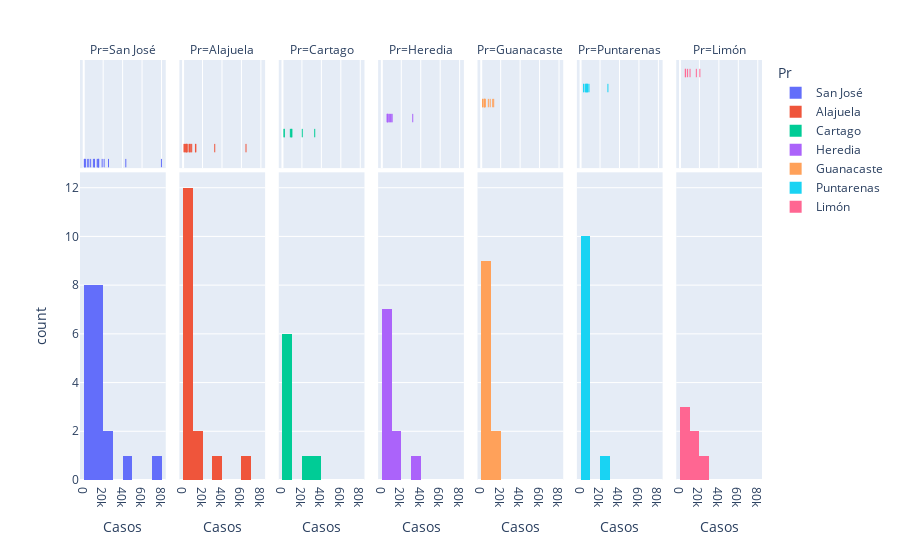

This figure's notebook cell:
### Markdown cell above
Los *facets* permiten generar subgráficos con base en una variable y así comparar los datos para cada valor de la variable.

### Code cell
# Facets por provincia
px.histogram(covid_cantonal_positivos, 
             x="positivos", 
             nbins=8,
             marginal="rug",
             color="provincia",
             facet_col="provincia", # se generan facets por provincia
             labels={"positivos": "Casos", "provincia": "Pr"})

### Figure 1 — Plotly figure (JSON) as saved in the notebook; plotly's stock layout.template omitted (floating-point values rounded to 4 significant figures)
{"data": [{"alignmentgroup": "True", "bingroup": "x", "hovertemplate": "Pr=San José<br>Casos=%{x}<br>count=%{y}<extra></extra>", "legendgroup": "San José", "marker": {"color": "#636efa", "pattern": {"shape": ""}}, "name": "San José", "nbinsx": 8, "offsetgroup": "San José", "orientation": "v", "showlegend": true, "type": "histogram", "x": [4104, 18973, 10880, 14518, 43283, 834, 15134, 25497, 1339, 9987, 7132, 11042, 20987, 5226, 79939, 15398, 1958, 15261, 592, 13885], "xaxis": "x", "yaxis": "y"}, {"alignmentgroup": "True", "boxpoints": "all", "fillcolor": "rgba(255,255,255,0)", "hoveron": "points", "hovertemplate": "Pr=San José<br>Casos=%{x}<extra></extra>", "jitter": 0, "legendgroup": "San José", "line": {"color": "rgba(255,255,255,0)"}, "marker": {"color": "#636efa", "symbol": "line-ns-open"}, "name": "San José", "offsetgroup": "San José", "showlegend": false, "type": "box", "x": [4104, 18973, 10880, 14518, 43283, 834, 15134, 25497, 1339, 9987, 7132, 11042, 20987, 5226, 79939, 15398, 1958, 15261, 592, 13885], "xaxis": "x8", "yaxis": "y8"}, {"alignmentgroup": "True", "bingroup": "x", "hovertemplate": "Pr=Alajuela<br>Casos=%{x}<br>count=%{y}<extra></extra>", "legendgroup": "Alajuela", "marker": {"color": "#EF553B", "pattern": {"shape": ""}}, "name": "Alajuela", "nbinsx": 8, "offsetgroup": "Alajuela", "orientation": "v", "showlegend": true, "type": "histogram", "x": [64702, 6078, 13161, 3112, 3604, 8865, 4249, 8078, 6595, 1521, 32552, 926, 12730, 3755, 7257, 2569], "xaxis": "x2", "yaxis": "y2"}, {"alignmentgroup": "True", "boxpoints": "all", "fillcolor": "rgba(255,255,255,0)", "hoveron": "points", "hovertemplate": "Pr=Alajuela<br>Casos=%{x}<extra></extra>", "jitter": 0, "legendgroup": "Alajuela", "line": {"color": "rgba(255,255,255,0)"}, "marker": {"color": "#EF553B", "symbol": "line-ns-open"}, "name": "Alajuela", "offsetgroup": "Alajuela", "showlegend": false, "type": "box", "x": [64702, 6078, 13161, 3112, 3604, 8865, 4249, 8078, 6595, 1521, 32552, 926, 12730, 3755, 7257, 2569], "xaxis": "x9", "yaxis": "y9"}, {"alignmentgroup": "True", "bingroup": "x", "hovertemplate": "Pr=Cartago<br>Casos=%{x}<br>count=%{y}<extra></extra>", "legendgroup": "Cartago", "marker": {"color": "#00cc96", "pattern": {"shape": ""}}, "name": "Cartago", "nbinsx": 8, "offsetgroup": "Cartago", "orientation": "v", "showlegend": true, "type": "histogram", "x": [1835, 33168, 9620, 1609, 20370, 9425, 8799, 8107], "xaxis": "x3", "yaxis": "y3"}, {"alignmentgroup": "True", "boxpoints": "all", "fillcolor": "rgba(255,255,255,0)", "hoveron": "points", "hovertemplate": "Pr=Cartago<br>Casos=%{x}<extra></extra>", "jitter": 0, "legendgroup": "Cartago", "line": {"color": "rgba(255,255,255,0)"}, "marker": {"color": "#00cc96", "symbol": "line-ns-open"}, "name": "Cartago", "offsetgroup": "Cartago", "showlegend": false, "type": "box", "x": [1835, 33168, 9620, 1609, 20370, 9425, 8799, 8107], "xaxis": "x10", "yaxis": "y10"}, {"alignmentgroup": "True", "bingroup": "x", "hovertemplate": "Pr=Heredia<br>Casos=%{x}<br>count=%{y}<extra></extra>", "legendgroup": "Heredia", "marker": {"color": "#ab63fa", "pattern": {"shape": ""}}, "name": "Heredia", "nbinsx": 8, "offsetgroup": "Heredia", "orientation": "v", "showlegend": true, "type": "histogram", "x": [8831, 5976, 5841, 31775, 5346, 6483, 10362, 8255, 10378, 7519], "xaxis": "x4", "yaxis": "y4"}, {"alignmentgroup": "True", "boxpoints": "all", "fillcolor": "rgba(255,255,255,0)", "hoveron": "points", "hovertemplate": "Pr=Heredia<br>Casos=%{x}<extra></extra>", "jitter": 0, "legendgroup": "Heredia", "line": {"color": "rgba(255,255,255,0)"}, "marker": {"color": "#ab63fa", "symbol": "line-ns-open"}, "name": "Heredia", "offsetgroup": "Heredia", "showlegend": false, "type": "box", "x": [8831, 5976, 5841, 31775, 5346, 6483, 10362, 8255, 10378, 7519], "xaxis": "x11", "yaxis": "y11"}, {"alignmentgroup": "True", "bingroup": "x", "hovertemplate": "Pr=Guanacaste<br>Casos=%{x}<br>count=%{y}<extra></extra>", "legendgroup": "Guanacaste", "marker": {"color": "#FFA15A", "pattern": {"shape": ""}}, "name": "Guanacaste", "nbinsx": 8, "offsetgroup": "Guanacaste", "orientation": "v", "showlegend": true, "type": "histogram", "x": [3314, 3220, 4135, 7320, 1310, 3875, 12834, 1530, 9235, 11839, 2858], "xaxis": "x5", "yaxis": "y5"}, {"alignmentgroup": "True", "boxpoints": "all", "fillcolor": "rgba(255,255,255,0)", "hoveron": "points", "hovertemplate": "Pr=Guanacaste<br>Casos=%{x}<extra></extra>", "jitter": 0, "legendgroup": "Guanacaste", "line": {"color": "rgba(255,255,255,0)"}, "marker": {"color": "#FFA15A", "symbol": "line-ns-open"}, "name": "Guanacaste", "offsetgroup": "Guanacaste", "showlegend": false, "type": "box", "x": [3314, 3220, 4135, 7320, 1310, 3875, 12834, 1530, 9235, 11839, 2858], "xaxis": "x12", "yaxis": "y12"}, {"alignmentgroup": "True", "bingroup": "x", "hovertemplate": "Pr=Puntarenas<br>Casos=%{x}<br>count=%{y}<extra></extra>", "legendgroup": "Puntarenas", "marker": {"color": "#19d3f3", "pattern": {"shape": ""}}, "name": "Puntarenas", "nbinsx": 8, "offsetgroup": "Puntarenas", "orientation": "v", "showlegend": true, "type": "histogram", "x": [5348, 8645, 5410, 7493, 6487, 6276, 3107, 5527, 3397, 28090, 7158], "xaxis": "x6", "yaxis": "y6"}, {"alignmentgroup": "True", "boxpoints": "all", "fillcolor": "rgba(255,255,255,0)", "hoveron": "points", "hovertemplate": "Pr=Puntarenas<br>Casos=%{x}<extra></extra>", "jitter": 0, "legendgroup": "Puntarenas", "line": {"color": "rgba(255,255,255,0)"}, "marker": {"color": "#19d3f3", "symbol": "line-ns-open"}, "name": "Puntarenas", "offsetgroup": "Puntarenas", "showlegend": false, "type": "box", "x": [5348, 8645, 5410, 7493, 6487, 6276, 3107, 5527, 3397, 28090, 7158], "xaxis": "x13", "yaxis": "y13"}, {"alignmentgroup": "True", "bingroup": "x", "hovertemplate": "Pr=Limón<br>Casos=%{x}<br>count=%{y}<extra></extra>", "legendgroup": "Limón", "marker": {"color": "#FF6692", "pattern": {"shape": ""}}, "name": "Limón", "nbinsx": 8, "offsetgroup": "Limón", "orientation": "v", "showlegend": true, "type": "histogram", "x": [7842, 16822, 5822, 20449, 10349, 5468], "xaxis": "x7", "yaxis": "y7"}, {"alignmentgroup": "True", "boxpoints": "all", "fillcolor": "rgba(255,255,255,0)", "hoveron": "points", "hovertemplate": "Pr=Limón<br>Casos=%{x}<extra></extra>", "jitter": 0, "legendgroup": "Limón", "line": {"color": "rgba(255,255,255,0)"}, "marker": {"color": "#FF6692", "symbol": "line-ns-open"}, "name": "Limón", "offsetgroup": "Limón", "showlegend": false, "type": "box", "x": [7842, 16822, 5822, 20449, 10349, 5468], "xaxis": "x14", "yaxis": "y14"}], "layout": {"annotations": [{"font": {}, "showarrow": false, "text": "Pr=San José", "x": 0.06286, "xanchor": "center", "xref": "paper", "y": 1, "yanchor": "bottom", "yref": "paper"}, {"font": {}, "showarrow": false, "text": "Pr=Alajuela", "x": 0.2086, "xanchor": "center", "xref": "paper", "y": 1, "yanchor": "bottom", "yref": "paper"}, {"font": {}, "showarrow": false, "text": "Pr=Cartago", "x": 0.3543, "xanchor": "center", "xref": "paper", "y": 1, "yanchor": "bottom", "yref": "paper"}, {"font": {}, "showarrow": false, "text": "Pr=Heredia", "x": 0.5, "xanchor": "center", "xref": "paper", "y": 1, "yanchor": "bottom", "yref": "paper"}, {"font": {}, "showarrow": false, "text": "Pr=Guanacaste", "x": 0.6457, "xanchor": "center", "xref": "paper", "y": 1, "yanchor": "bottom", "yref": "paper"}, {"font": {}, "showarrow": false, "text": "Pr=Puntarenas", "x": 0.7914, "xanchor": "center", "xref": "paper", "y": 1, "yanchor": "bottom", "yref": "paper"}, {"font": {}, "showarrow": false, "text": "Pr=Limón", "x": 0.9371, "xanchor": "center", "xref": "paper", "y": 1, "yanchor": "bottom", "yref": "paper"}], "barmode": "relative", "legend": {"title": {"text": "Pr"}, "tracegroupgap": 0}, "margin": {"t": 60}, "xaxis": {"anchor": "y", "domain": [0, 0.1257], "title": {"text": "Casos"}}, "xaxis10": {"anchor": "y10", "domain": [0.2914, 0.4171], "matches": "x", "showgrid": true, "showticklabels": false}, "xaxis11": {"anchor": "y11", "domain": [0.4371, 0.5629], "matches": "x", "showgrid": true, "showticklabels": false}, "xaxis12": {"anchor": "y12", "domain": [0.5829, 0.7086], "matches": "x", "showgrid": true, "showticklabels": false}, "xaxis13": {"anchor": "y13", "domain": [0.7286, 0.8543], "matches": "x", "showgrid": true, "showticklabels": false}, "xaxis14": {"anchor": "y14", "domain": [0.8743, 1.0], "matches": "x", "showgrid": true, "showticklabels": false}, "xaxis2": {"anchor": "y2", "domain": [0.1457, 0.2714], "matches": "x", "title": {"text": "Casos"}}, "xaxis3": {"anchor": "y3", "domain": [0.2914, 0.4171], "matches": "x", "title": {"text": "Casos"}}, "xaxis4": {"anchor": "y4", "domain": [0.4371, 0.5629], "matches": "x", "title": {"text": "Casos"}}, "xaxis5": {"anchor": "y5", "domain": [0.5829, 0.7086], "matches": "x", "title": {"text": "Casos"}}, "xaxis6": {"anchor": "y6", "domain": [0.7286, 0.8543], "matches": "x", "title": {"text": "Casos"}}, "xaxis7": {"anchor": "y7", "domain": [0.8743, 1.0], "matches": "x", "title": {"text": "Casos"}}, "xaxis8": {"anchor": "y8", "domain": [0, 0.1257], "matches": "x", "showgrid": true, "showticklabels": false}, "xaxis9": {"anchor": "y9", "domain": [0.1457, 0.2714], "matches": "x", "showgrid": true, "showticklabels": false}, "yaxis": {"anchor": "x", "domain": [0, 0.7326], "title": {"text": "count"}}, "yaxis10": {"anchor": "x10", "domain": [0.7426, 1], "matches": "y8", "showgrid": false, "showline": false, "showticklabels": false, "ticks": ""}, "yaxis11": {"anchor": "x11", "domain": [0.7426, 1], "matches": "y8", "showgrid": false, "showline": false, "showticklabels": false, "ticks": ""}, "yaxis12": {"anchor": "x12", "domain": [0.7426, 1], "matches": "y8", "showgrid": false, "showline": false, "showticklabels": false, "ticks": ""}, "yaxis13": {"anchor": "x13", "domain": [0.7426, 1], "matches": "y8", "showgrid": false, "showline": false, "showticklabels": false, "ticks": ""}, "yaxis14": {"anchor": "x14", "domain": [0.7426, 1], "matches": "y8", "showgrid": false, "showline": false, "showticklabels": false, "ticks": ""}, "yaxis2": {"anchor": "x2", "domain": [0, 0.7326], "matches": "y", "showticklabels": false}, "yaxis3": {"anchor": "x3", "domain": [0, 0.7326], "matches": "y", "showticklabels": false}, "yaxis4": {"anchor": "x4", "domain": [0, 0.7326], "matches": "y", "showticklabels": false}, "yaxis5": {"anchor": "x5", "domain": [0, 0.7326], "matches": "y", "showticklabels": false}, "yaxis6": {"anchor": "x6", "domain": [0, 0.7326], "matches": "y", "showticklabels": false}, "yaxis7": {"anchor": "x7", "domain": [0, 0.7326], "matches": "y", "showticklabels": false}, "yaxis8": {"anchor": "x8", "domain": [0.7426, 1], "matches": "y8", "showgrid": false, "showline": false, "showticklabels": false, "ticks": ""}, "yaxis9": {"anchor": "x9", "domain": [0.7426, 1], "matches": "y8", "showgrid": false, "showline": false, "showticklabels": false, "ticks": ""}}}
